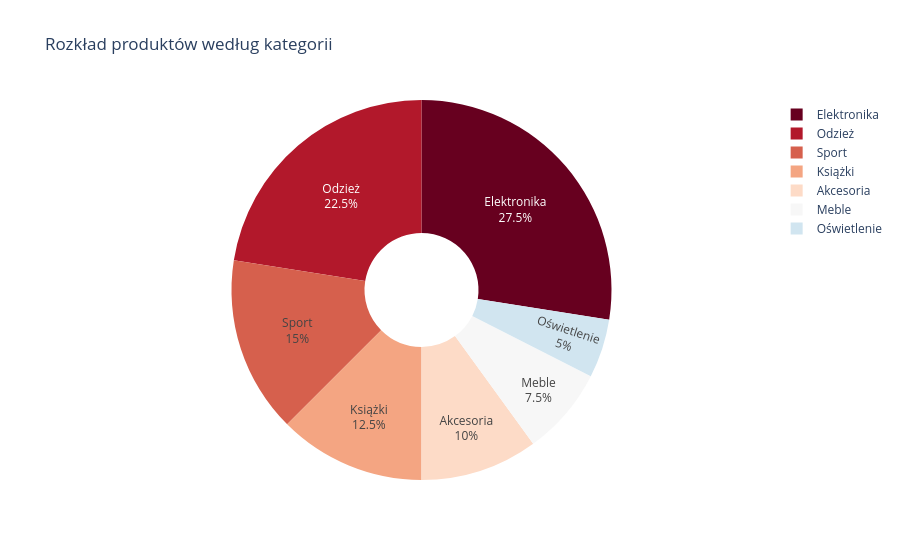

The cell this chart's notebook holds for it:
### Markdown cell above
## 9. Wizualizacja - Liczba produktów per kategoria (pie chart)

### Code cell
# Wykres kołowy - rozkład produktów
fig3 = px.pie(
    df_avg,
    values='liczba_produktow',
    names='kategoria',
    title='Rozkład produktów według kategorii',
    color_discrete_sequence=px.colors.sequential.RdBu,
    hole=0.3  # Donut chart (dziura w środku)
)

fig3.update_traces(
    textposition='inside',
    textinfo='percent+label'
)

fig3.show()

### Figure 1 — Plotly figure (JSON) as saved in the notebook; plotly's stock layout.template omitted (floating-point values rounded to 4 significant figures)
{"data": [{"domain": {"x": [0, 1], "y": [0, 1]}, "hole": 0.3, "hovertemplate": "kategoria=%{label}<br>liczba_produktow=%{value}<extra></extra>", "labels": ["Elektronika", "Meble", "Sport", "Odzież", "Oświetlenie", "Książki", "Akcesoria"], "legendgroup": "", "name": "", "showlegend": true, "textinfo": "percent+label", "textposition": "inside", "type": "pie", "values": [11, 3, 6, 9, 2, 5, 4]}], "layout": {"legend": {"tracegroupgap": 0}, "piecolorway": ["rgb(103,0,31)", "rgb(178,24,43)", "rgb(214,96,77)", "rgb(244,165,130)", "rgb(253,219,199)", "rgb(247,247,247)", "rgb(209,229,240)", "rgb(146,197,222)", "rgb(67,147,195)", "rgb(33,102,172)", "rgb(5,48,97)"], "title": {"text": "Rozkład produktów według kategorii"}}}
